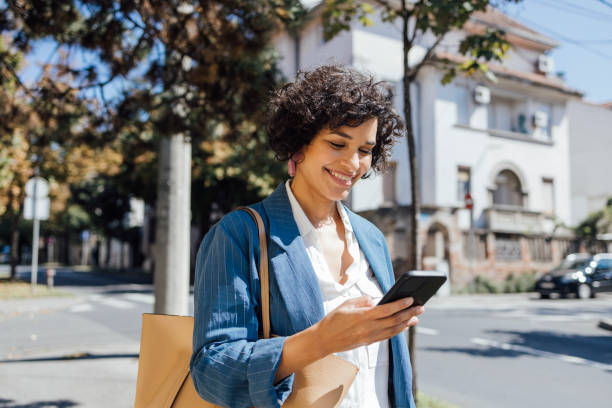
#> input picture images/person_street.jpg, 612 x 408 px
$ jupyter execute --allow-errors Image-Annotation-NLP.ipynb   (shell and % lines are left out)
#> lines starting #> are read from the running program, lines starting #| are printed output that depends on the picture; after the words box and inside, x2 and y2 are one past the last pixel; in counts of white or black regions, pixels touching at a corner belong together
# Image Annotation

# **Note: Create a images folder and upload [person_street.jpg](https://drive.google.com/file/d/1arvSmNK0YlQCYjelsdLHHbs-MFR0d5O0/view?usp=sharing)  and [dog-street.jpg](https://drive.google.com/file/d/1i9i9cGICGaAWh8q8SFORc_2yWIZqD8Iw/view?usp=sharing) eg:-  "images/person_street.jpg"** and **images/dog-street.jpg**

[cell 1]
# Setup Environment
# inport liberaries
import os
import cv2
import json
import matplotlib.pyplot as plt
import matplotlib.patches as patches
from IPython.display import display, Image, clear_output
from google.colab import files
import shutil
import numpy as np
from google.colab import files

[cell 2]
# Helper function to show images
# [6 lines left out: function show_img, not called in this run]

## Suggested Images to Upload for Annotation Practice

| **Image Type**          | **Use Cases**                                  | **Annotation Types**                | **Example Keywords**             |
| ----------------------- | ---------------------------------------------- | ----------------------------------- | -------------------------------- |
| **Traffic Scene**       | Object detection, bounding boxes, segmentation | Bounding box, Polygon, Segmentation | `traffic.jpg`, `car_street.png`  |
| **Animals**             | Detection & instance segmentation              | Bounding box, Polygon               | `dog.jpg`, `cat.png`             |
| **Fruits on Table**     | Object separation, semantic segmentation       | Pixel-wise, Polygon                 | `fruits.jpg`                     |
| **Medical X-ray / MRI** | Region segmentation                            | Pixel-level segmentation            | `chest_xray.png`, `tumor.jpg`    |
| **People in Scene**     | Pose estimation, pedestrian detection          | Bounding box, Polygon               | `crowd.jpg`, `person_street.jpg` |
| **Satellite Image**     | Building segmentation, land classification     | Pixel-level, Polygon                | `satellite_building.png`         |
| **Documents / Text**    | OCR annotation                                 | Bounding box                        | `invoice.jpg`, `form.jpg`        |

---

## Where to Get These Images (Free)

You can download sample images from:

1. **COCO Dataset Sample**:
   [https://cocodataset.org/#home](https://cocodataset.org/#home)

2. **Open Images Dataset**:
   [https://storage.googleapis.com/openimages/web/index.html](https://storage.googleapis.com/openimages/web/index.html)

3. **Free Image Sources**:

   * [Unsplash](https://unsplash.com/)
   * [Pexels](https://pexels.com/)
   * [Pixabay](https://pixabay.com/)

4. **Medical Images**:

   * [https://www.kaggle.com/datasets](https://www.kaggle.com/datasets) (search: "chest xray", "brain MRI")

---

## Recommended Small Image Set (for upload)

Here’s a good 5-image starter set you could prepare:

1. `dog_street.jpg` – Dog walking on a street
2. `fruits_table.jpg` – Mixed fruits on a white table
3. `traffic_scene.jpg` – Cars at a traffic light
4. `person_street.jpg` – People walking outdoors
5. `tumor_mri.jpg` – MRI image showing a tumor

---

## What Is Bounding Box Annotation?

Bounding box annotation involves **drawing rectangles** around objects in an image and labeling them (e.g., `"person"`, `"car"`, `"dog"`). Each rectangle marks the spatial location and class of an object.

Example:

| Image | Annotation                                                   |
| ----- | ------------------------------------------------------------ |
| 🧍🚗  | `[(50, 80, 120, 200, "person"), (150, 90, 300, 250, "car")]` |

---

## Why Bounding Box Annotation Is Important

### 1. **Essential for Object Detection Models**

* Algorithms like **YOLO**, **SSD**, **Faster R-CNN**, etc. need bounding boxes to learn **where** and **what** the objects are.
* Without annotations, these models can’t be trained.

---

### 2. **Supervised Learning Requires Labels**

* Bounding boxes act as **ground truth data**.
* They help the model calculate **loss** during training by comparing:

  * **Predicted box** vs. **true box**
  * **Predicted class** vs. **true class**

---

### 3. **Improves AI Accuracy**

* High-quality bounding boxes help models become **more accurate and precise**.
* Bad annotations = confused model = poor predictions.

---

### 4. **Used in Many Real-World Applications**

| Domain            | Use Case                                       |
| ----------------- | ---------------------------------------------- |
| Self-driving cars | Detecting pedestrians, vehicles, traffic signs |
| Retail            | Detecting products on shelves                  |
| Healthcare        | Detecting tumors, organs in radiology scans    |
| Agriculture       | Detecting fruits, pests, weeds                 |
| Security          | Identifying intruders in surveillance video    |
| Robotics          | Locating objects for grasping                  |

---

## Example: Training a YOLO Model

```text
Image: person.jpg
Bounding Box: (50, 100) to (200, 300)
Label: person
```

In YOLO text format:

```
0 0.195 0.49 0.3 0.4
```

➡ This teaches the model: **“Here’s a person located in this area of the image.”**

---

## Trade-offs

| Benefit                             | Limitation                                     |
| ----------------------------------- | ---------------------------------------------- |
| Easy & fast to annotate             | Less accurate than polygon masks               |
| Suitable for most object detection  | Not ideal for complex-shaped objects           |
| Good balance of speed vs. precision | Struggles with occluded or overlapping objects |

---

## Summary

> **Bounding box annotation is the fastest and most practical way to teach AI models to locate and classify objects in an image.** It’s the industry standard for object detection tasks.

---

# Learning various techniques of drawing boundries box in deep learning

[cell 3]
import os
print(os.path.exists("images/person_street.jpg"))  # should print True

# Bounding Box Annotation with OPenCV (Manual Drawing)

[cell 4]
import cv2
import matplotlib.pyplot as plt
import matplotlib.patches as patches

# Load image
img = cv2.imread("images/person_street.jpg") #create images folder and upload image
#> img is the input picture: shape (408, 612, 3); mean B, G, R 127.1, 127.7, 127.9
img_rgb = cv2.cvtColor(img, cv2.COLOR_BGR2RGB)
print("Image shape:", img.shape)  # e.g., (408, 612, 3)
#| Image shape: (408, 612, 3)

# Your desired bounding box
# Define bounding box(es) [((x_min, y_min), (x_max, y_max))]
bbox_coords = [((180, 100), (450, 400))]

#Here's how you can add multiple boxes:
# bbox_coords = [
#     ((50, 150), (250, 300)),       # Box 1
#     ((300, 100), (500, 350)),      # Box 2
#     ((100, 20), (200, 100))        # Box 3
# ]


# Plot it
#> (the rest of this cell did not finish here and is left out)

# OpenCV Intractive BoundingBox Drawing Code

[cell 5]
# OpenCV Interactive Bounding Box Drawing Code

import cv2

# Global variables
drawing = False
start_point = (-1, -1)
bboxes = []

# [17 lines left out: function draw_rectangle, not called in this run]

# Load image
img = cv2.imread("images/person_street.jpg")
if img is None:
    raise FileNotFoundError("Image not found.")
img_copy = img.copy()

cv2.namedWindow("Draw Bounding Boxes")
cv2.setMouseCallback("Draw Bounding Boxes", draw_rectangle)

print("Instructions: Left click & drag to draw a box. Press 'q' to quit.")

while True:
    cv2.imshow("Draw Bounding Boxes", img_copy)
    key = cv2.waitKey(1) & 0xFF
#> (key q is pressed here)

    if key == ord('q'):  # Press 'q' to exit
        break

cv2.destroyAllWindows()

# Print results
print("Bounding Boxes (top-left and bottom-right coordinates):")
for i, (pt1, pt2) in enumerate(bboxes, 1):
    print(f"{i}. {pt1} → {pt2}")

 Export to YOLO Format (Optional)

[cell 6]
# [16 lines of commented-out code are left out]

# Generate Pascal VOC XML from Bounding Boxes

[cell 7]
import os
import cv2
from lxml import etree, objectify
import matplotlib.pyplot as plt
import matplotlib.patches as patches

def create_voc_xml(image_path, bbox_coords, label="object", output_dir="annotations"):
#> called with image_path = 'images/person_street.jpg', label = 'person', output_dir = 'annotations'
    os.makedirs(output_dir, exist_ok=True)

    # Load image info
    img = cv2.imread(image_path)
    if img is None:
        print("Failed to read image:", image_path)
        return
    height, width, depth = img.shape
#> height = 408; width = 612; depth = 3
    filename = os.path.basename(image_path)

    # === Create Pascal VOC XML Tree ===
    E = objectify.ElementMaker(annotate=False)
    anno_tree = E.annotation(
        E.folder("images"),
        E.filename(filename),
        E.path(image_path),
        E.source(
            E.database("Unknown")
        ),
        E.size(
            E.width(width),
            E.height(height),
            E.depth(depth)
        ),
        E.segmented(0)
    )

    for bbox in bbox_coords:
        (xmin, ymin), (xmax, ymax) = bbox
        obj = E.object(
            E.name(label),
            E.pose("Unspecified"),
            E.truncated(0),
            E.difficult(0),
            E.bndbox(
                E.xmin(xmin),
                E.ymin(ymin),
                E.xmax(xmax),
                E.ymax(ymax)
            )
        )
        anno_tree.append(obj)

    # === Save XML File ===
    xml_path = os.path.join(output_dir, filename.replace(".jpg", ".xml"))
    etree.ElementTree(anno_tree).write(xml_path, pretty_print=True, xml_declaration=False, encoding="utf-8")
    print(f"Saved VOC XML: {xml_path}")

    # === Visualize Bounding Boxes ===
    img_rgb = cv2.cvtColor(img, cv2.COLOR_BGR2RGB)
    fig, ax = plt.subplots(figsize=(10, 6))
    ax.imshow(img_rgb)

    for bbox in bbox_coords:
        (xmin, ymin), (xmax, ymax) = bbox
        width = xmax - xmin
        height = ymax - ymin
        rect = patches.Rectangle((xmin, ymin), width, height, linewidth=2, edgecolor='red', facecolor='none')
        ax.add_patch(rect)
        ax.text(xmin, ymin - 10, label, color='red', fontsize=12, weight='bold')

    plt.title(f"Annotated: {filename}")
    plt.axis("off")
    plt.show()

[cell 8]
image_path = "images/person_street.jpg"

# Simulated bbox format: [((xmin, ymin), (xmax, ymax))]
bbox_coords = [((180, 100), (450, 400))]

# You can loop through multiple images too
create_voc_xml(image_path, bbox_coords, label="person")
#> (the call stopped at in create_voc_xml, `fig, ax = plt.subplots(figsize=(10, 6))`: IPython is not available in this run)

# Polygon Annotation

**Polygon annotation** involves drawing a closed shape (polygon) by connecting multiple points around an object’s **exact contour**, rather than using a simple rectangle.

**Example**:

* Instead of boxing an apple in a square, you trace its **exact edge**.

```text
Polygon points: [(x1, y1), (x2, y2), ..., (xn, yn)]
```

---

## Why Is Polygon Annotation Important?

### 1. **High Precision for Irregular Shapes**

* Many real-world objects aren’t rectangular (e.g., human silhouettes, leaves, animals).
* Bounding boxes **include background** pixels → this adds noise.
* Polygons follow the **true boundary** of objects → more accurate labeling.

| Object              | Bounding Box        | Polygon Annotation        |
| ------------------- | ------------------- | ------------------------- |
| 🍎 Apple            | Includes background | Follows shape tightly     |
| 🐕 Dog (lying down) | Includes floor      | Accurate leg/head outline |

---

### 2. **Used in Instance & Semantic Segmentation**

* **Instance segmentation** = Identify each instance of an object (e.g., 3 people → 3 masks)
* **Semantic segmentation** = Label every pixel with a class (e.g., person, car, road)

Polygon annotation is often **converted to pixel-level masks** for these tasks.

---

### 3. **Critical in Certain Domains**

| Domain                  | Use Case                                      |
| ----------------------- | --------------------------------------------- |
| **Healthcare**          | Annotating tumors, organs in scans            |
| **Agriculture**         | Tracing leaves, pests, fruits in drone images |
| **Autonomous Vehicles** | Labeling lanes, sidewalks, road edges         |
| **Retail**              | Segmenting products on shelves                |

---

## 🔍 Polygon vs. Bounding Box vs. Pixel-based

| Feature              | Bounding Box      | Polygon Annotation | Pixel-based (Mask)    |
| -------------------- | ----------------- | ------------------ | --------------------- |
| Shape flexibility    | ❌ No              | ✅ Yes              | ✅ Yes (exact pixels)  |
| Speed to annotate    | ✅ Fast            | ⚠️ Moderate        | ❌ Slowest             |
| Annotation precision | ❌ Low-Medium      | ✅ High             | ✅ Highest             |
| Best for             | General detection | Irregular shapes   | Semantic segmentation |
| Storage size         | Low               | Medium             | High                  |

---

## Summary of Benefits

✅ Precise object outlines

✅ Better training data for segmentation models

✅ Reduces false background inclusion

✅ Supports complex object boundaries

✅ Enables pixel-level tasks (e.g., smart cropping, AR)

---

## Example: LabelMe Polygon

```json
{
  "label": "dog",
  "points": [[100, 120], [130, 115], [140, 150], [110, 170]]
}
```

This outlines a dog’s head, instead of just putting a box around it.

---

## 🔧 Tools That Support Polygon Annotation

| Tool            | Notes                        |
| --------------- | ---------------------------- |
| **LabelMe**     | Lightweight, polygon-based   |
| **CVAT**        | Web-based, professional tool |
| **VIA**         | Offline, browser-based       |
| **Supervisely** | Cloud-based, AI-assisted     |

---

# Practical exercises using open-source image annotation tools.

[cell 9]
# Polygon Annotation using LabelMe

# Run labelme GUI this tool run on desktop (not Colab)


print("Next Step: Annotate using LabelMe locally and upload JSON file here.")

**Want Interactive Annotation?**

For drawing annotations interactively, use:

LabelImg (for bounding boxes)

LabelMe (for polygon segmentation)

These tools run on desktop (not Colab), and you can upload the .xml or .json back into Colab for further processing.

# LabelMe

**LabelMe** is an open-source graphical image annotation tool developed by the **MIT Computer Science and Artificial Intelligence Laboratory (CSAIL)**. It is widely used for creating **annotations for computer vision datasets**, especially for tasks like **object detection**, **image segmentation**, and **scene understanding**.

---

## What LabelMe Is:

| Feature                               | Description                                                                      |
| ------------------------------------- | -------------------------------------------------------------------------------- |
| 🧰 **Purpose**                        | Annotate objects in images using bounding boxes, polygons, points, lines, etc.   |
| 💻 **Tool Type**                      | Desktop GUI or Web App                                                           |
| 📁 **Output Format**                  | JSON (`.json`) files that store object names, shapes, and coordinates            |
| 📦 **Use Cases**                      | Object detection, instance segmentation, semantic segmentation, dataset creation |
| 🛠️ **Annotation Types**              | Polygons, rectangles, lines, circles, and more                                   |
| 🧑‍🤝‍🧑 **Multiple Objects Support** | You can label multiple classes and instances in a single image                   |

---

## Key Features

* **Polygon Annotation**: Ideal for pixel-accurate segmentation tasks
* **Multi-label Support**: Annotate multiple object types in one image
* **Open Source**: Free to use and extend
* **Offline & Web Support**: Use on your desktop or run a local web server
* **Lightweight Output**: Annotations are saved as human-readable JSON files
* **Export Options**: Convert annotations to COCO, YOLO, Pascal VOC formats using scripts

---

## Example Use Case

You have an image like this:

```plaintext
fruits_table.jpg
```

Using LabelMe, you can manually draw polygons around:

* 🍎 Apple → label: "apple"
* 🍌 Banana → label: "banana"
* 🍊 Orange → label: "orange"

LabelMe will save this as a `.json` file:

```json
{
  "imagePath": "fruits_table.jpg",
  "shapes": [
    {
      "label": "apple",
      "points": [[50,60], [70,80], [90,60]],
      "shape_type": "polygon"
    },
    ...
  ]
}
```

You can then load this `.json` in your ML pipeline or use it for training a segmentation model.

---

## How to Use LabelMe (Desktop)

1. **Install** using pip:

   ```bash
   pip install labelme==5.2.1

   ```

2. **Launch the GUI**:

   ```bash
   labelme
   ```

3. **Load an image**, draw shapes, give labels.

4. **Save**, and it will generate a `.json` file in the same folder.

---

## 🌐 GitHub Repo

🔗 [https://github.com/wkentaro/labelme](https://github.com/wkentaro/labelme)

---

Would you like a full step-by-step tutorial (with screenshots) on how students can annotate images using LabelMe and upload JSON to Google Colab?

**🔧 Note:** You should annotate with LabelMe Desktop Tool and upload .json file after local annotation.

# Pixel-Based Annotation

Use thresholding or color masking to understand how pixel-based annotations work before moving on to real tools (like LabelMe, Supervisely, etc.).

# Pixel-Bases Annotation with OpenCV

[cell 10]
# 1. Imports and Setup
import cv2
import numpy as np
import matplotlib.pyplot as plt
import os

# Set your images directory
images_dir = "images"

# Load all image paths (jpg/png)
image_paths = [
    os.path.join(images_dir, fname)
    for fname in os.listdir(images_dir)
    if fname.lower().endswith((".jpg", ".jpeg", ".png"))
]

print(f"Found {len(image_paths)} images.")

[cell 11]
# 2. Pixel-based Annotation using Thresholding (Binary Mask)

def generate_pixel_mask(image_path, threshold=127):
    """Generates a binary mask from grayscale using thresholding."""
#> called with image_path = 'images/dog-street.jpg', threshold = 127
    img = cv2.imread(image_path)
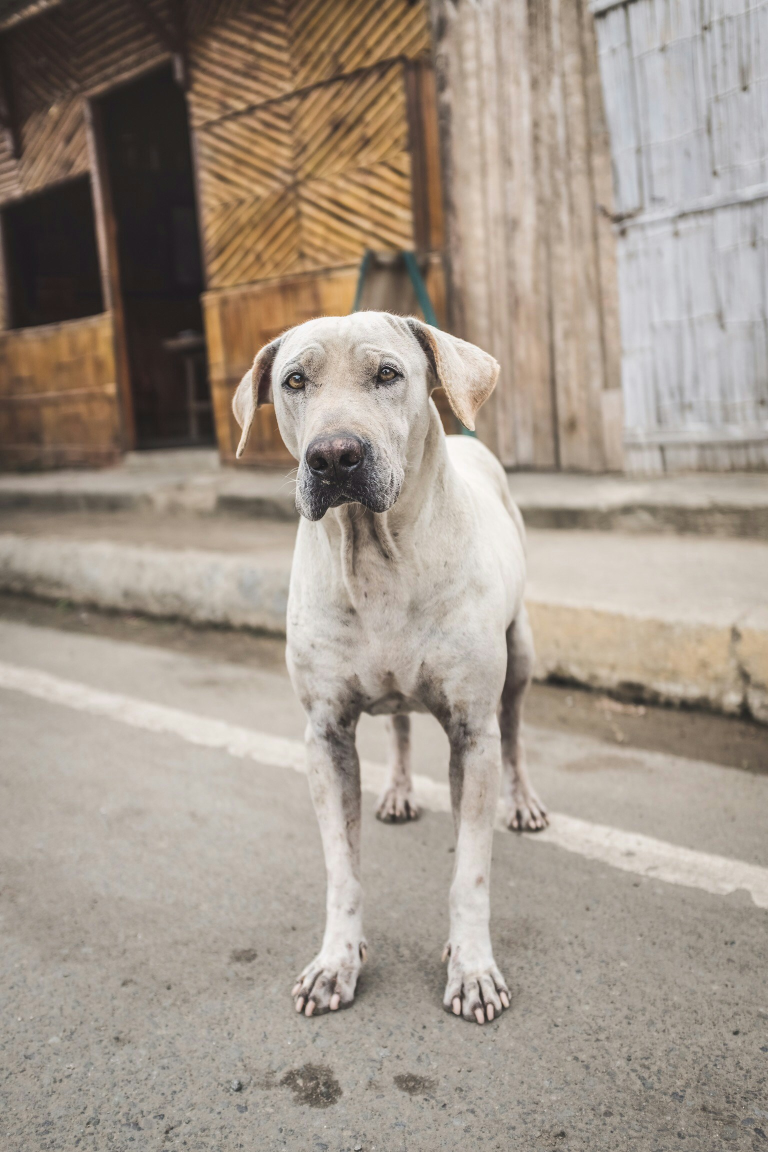
#> input picture images/dog-street.jpg, 1536 x 2304 px (shown at 1/2 size)
#> img is the input picture: shape (2304, 1536, 3); mean B, G, R 138, 149.8, 161.3
    if img is None:
        print(f"Failed to load: {image_path}")
        return None, None

    gray = cv2.cvtColor(img, cv2.COLOR_BGR2GRAY)
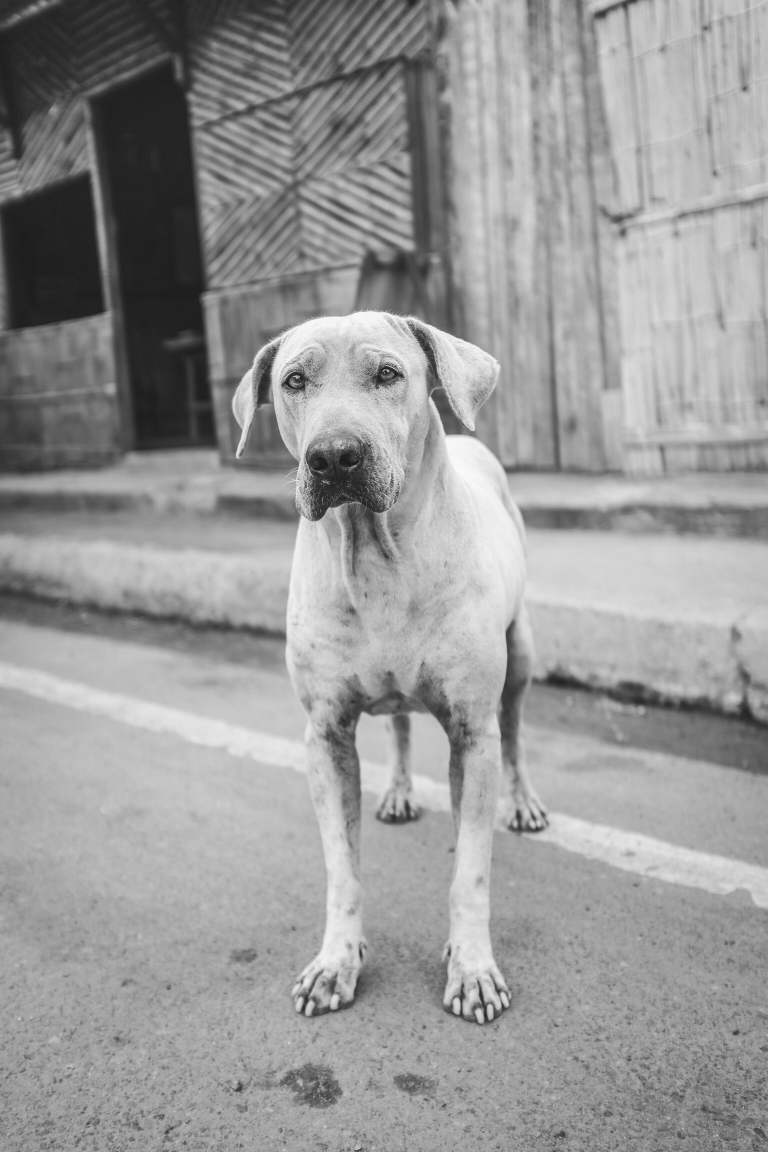
#> gray: shape (2304, 1536) (shown at 1/2 size); min 18, max 255, mean 151.9
    _, mask = cv2.threshold(gray, threshold, 255, cv2.THRESH_BINARY)
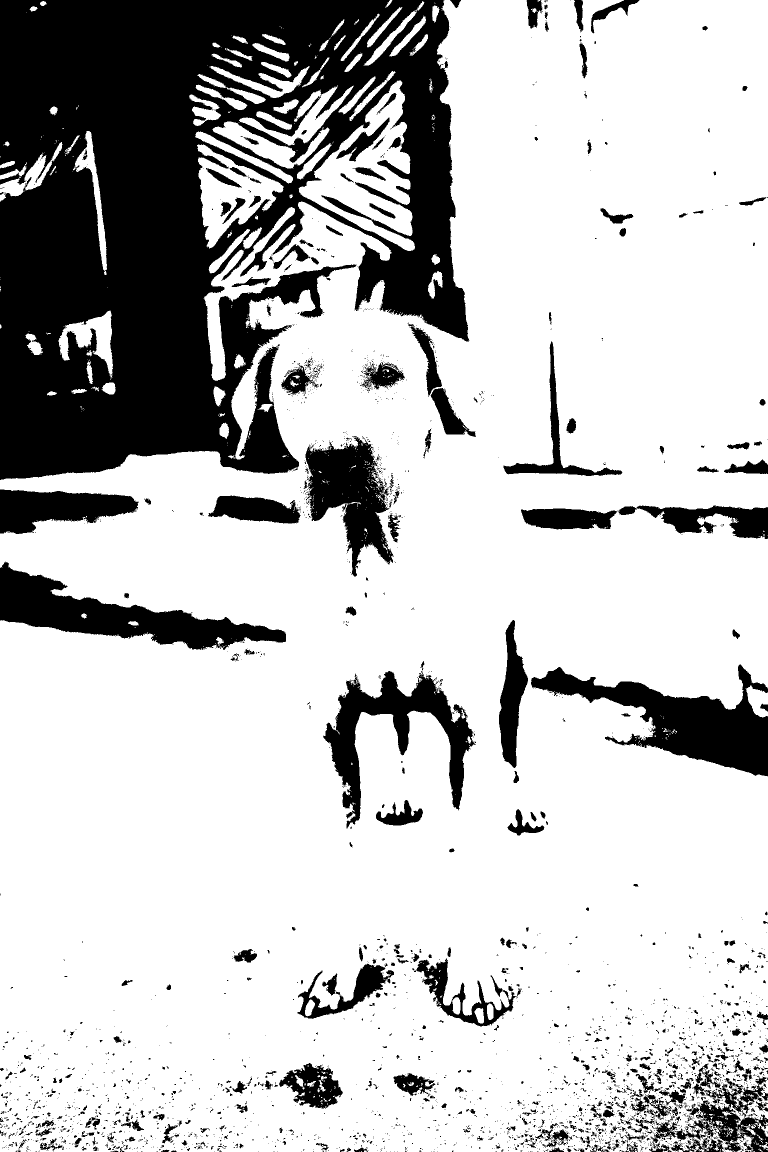
#> mask: shape (2304, 1536) (shown at 1/2 size); 75.7% white; 3078 black regions (2613 under 20 px), largest, box (x1, y1, x2, y2) and area: (0, 0, 939, 960) 573065, (1062, 1329, 1536, 1553) 39947, (0, 1123, 572, 1300) 36393
    return img, mask

# Visualize
for path in image_paths:
    img, mask = generate_pixel_mask(path)
    if img is None:
        continue

    plt.figure(figsize=(12, 5))
#> (this line was passed over: IPython is not available in this run)
    plt.subplot(1, 2, 1)
#> (this line was passed over: IPython is not available in this run)
    plt.imshow(cv2.cvtColor(img, cv2.COLOR_BGR2RGB))
#> (this line was passed over: IPython is not available in this run)
    plt.title("Original Image")
#> (this line was passed over: IPython is not available in this run)
    plt.axis("off")
#> (this line was passed over: IPython is not available in this run)

    plt.subplot(1, 2, 2)
#> (this line was passed over: IPython is not available in this run)
    plt.imshow(mask, cmap="gray")
    plt.title("Binary Mask (Thresholding)")
    plt.axis("off")

    plt.suptitle(f"Pixel-Based Annotation Demo: {os.path.basename(path)}", fontsize=14)
    plt.show()
